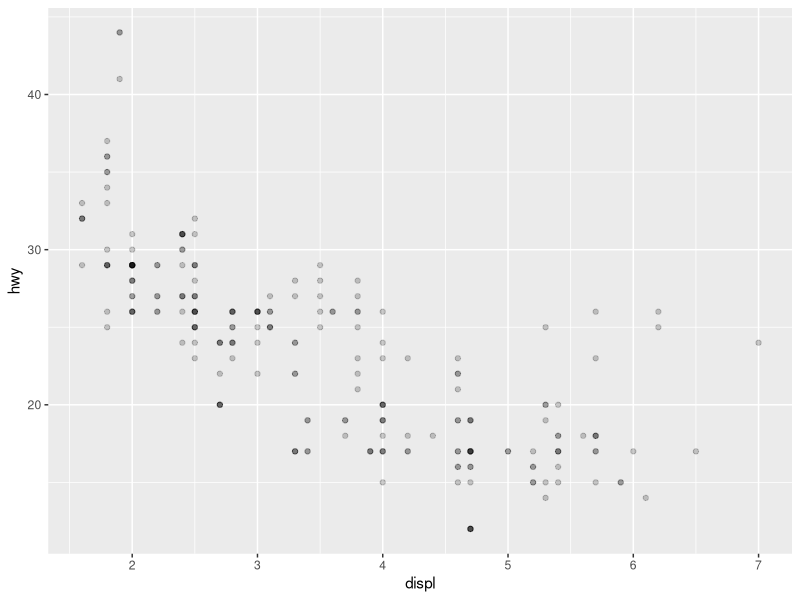
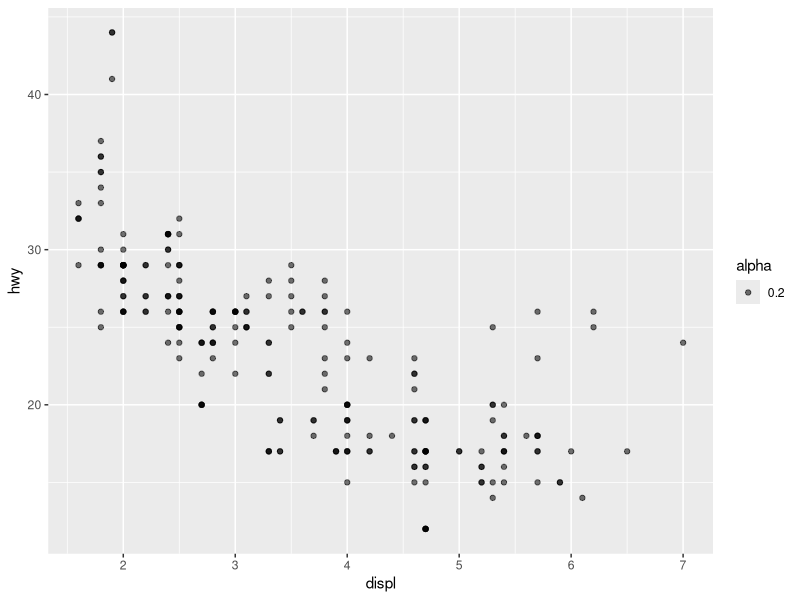

Source code (R) for these figures, in order:
library(tidyverse)

ggplot(mpg) +
   geom_point(aes(x=displ, y=hwy), alpha=0.2)

ggplot(mpg) +
  geom_point(aes(x=displ, y=hwy, alpha=0.2))
